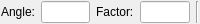
<?xml version="1.0" encoding="UTF-8"?>
<ui version="4.0" stdsetdef="1">
  <resources><include location="../../../res/extui/extui.qrc"/></resources><author></author>
  <comment></comment>
  <exportmacro></exportmacro>
  <class>QG_ImageOptions</class>
  <widget class="QWidget" name="QG_ImageOptions">
    <property name="geometry">
      <rect>
        <x>0</x>
        <y>0</y>
        <width>200</width>
        <height>24</height>
      </rect>
    </property>
    <property name="sizePolicy">
      <sizepolicy>
        <hsizetype>4</hsizetype>
        <vsizetype>0</vsizetype>
        <horstretch>0</horstretch>
        <verstretch>0</verstretch>
      </sizepolicy>
    </property>
    <property name="minimumSize">
      <size>
        <width>200</width>
        <height>22</height>
      </size>
    </property>
    <property name="maximumSize">
      <size>
        <width>250</width>
        <height>32767</height>
      </size>
    </property>
    <property name="windowTitle">
      <string>Insert Options</string>
    </property>
    <property name="toolTip" stdset="0">
      <string/>
    </property>
    <layout class="QHBoxLayout">
      <property name="margin">
        <number>1</number>
      </property>
      <item>
        <widget class="QLabel" name="lAngle">
          <property name="text">
            <string>Angle:</string>
          </property>
          <property name="wordWrap">
            <bool>false</bool>
          </property>
        </widget>
      </item>
      <item>
        <widget class="QLineEdit" name="leAngle">
          <property name="toolTip" stdset="0">
            <string>Rotation Angle</string>
          </property>
        </widget>
      </item>
      <item>
        <widget class="QLabel" name="lFactor">
          <property name="text">
            <string>Factor:</string>
          </property>
          <property name="wordWrap">
            <bool>false</bool>
          </property>
        </widget>
      </item>
      <item>
        <widget class="QLineEdit" name="leFactor">
          <property name="toolTip" stdset="0">
            <string>Scale Factor</string>
          </property>
        </widget>
      </item>
      <item>
        <widget class="Line" name="sep1_2">
          <property name="sizePolicy">
            <sizepolicy>
              <hsizetype>0</hsizetype>
              <vsizetype>1</vsizetype>
              <horstretch>0</horstretch>
              <verstretch>0</verstretch>
            </sizepolicy>
          </property>
          <property name="frameShape">
            <enum>QFrame::VLine</enum>
          </property>
          <property name="frameShadow">
            <enum>QFrame::Sunken</enum>
          </property>
        </widget>
      </item>
    </layout>
  </widget>
  <layoutdefault spacing="6" margin="11"/>
  <pixmapfunction>qPixmapFromMimeSource</pixmapfunction>
  <includes>
    <include location="local">rs_line.h</include>
    <include location="local">rs_settings.h</include>
    <include location="local">rs_modification.h</include>
    <include location="local">rs_actiondrawimage.h</include>
  </includes>
  <connections>
    <connection>
      <sender>leAngle</sender>
      <signal>textChanged(QString)</signal>
      <receiver>QG_ImageOptions</receiver>
      <slot>updateData()</slot>
    </connection>
    <connection>
      <sender>leFactor</sender>
      <signal>textChanged(QString)</signal>
      <receiver>QG_ImageOptions</receiver>
      <slot>updateData()</slot>
    </connection>
  </connections>
</ui>
